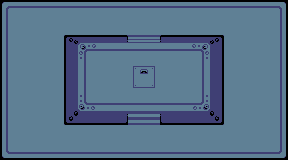

The image is a tile-based game level rendered from a .tmx file. Its description and complete source (layers, tilesets, objects, tile grids) follow:
An orthogonal 9x5 tile map with 32x32 px tiles, 1 tile layer (Tile Layer 1).

<map version="1.0" tiledversion="1.0.3" orientation="orthogonal" renderorder="right-down" width="9" height="5" tilewidth="32" tileheight="32" nextobjectid="1">
 <tileset firstgid="1" source="../TileSheet/trucktop_tileset.tsx" />
 <layer name="Tile Layer 1" width="9" height="5">
  <data encoding="csv">
1,2,2,2,2,2,2,2,3,
9,10,4,5,6,7,8,10,11,
9,10,12,10,14,10,16,10,11,
9,10,20,21,22,23,24,10,11,
17,18,18,18,18,18,18,18,19
</data>
 </layer>
</map>